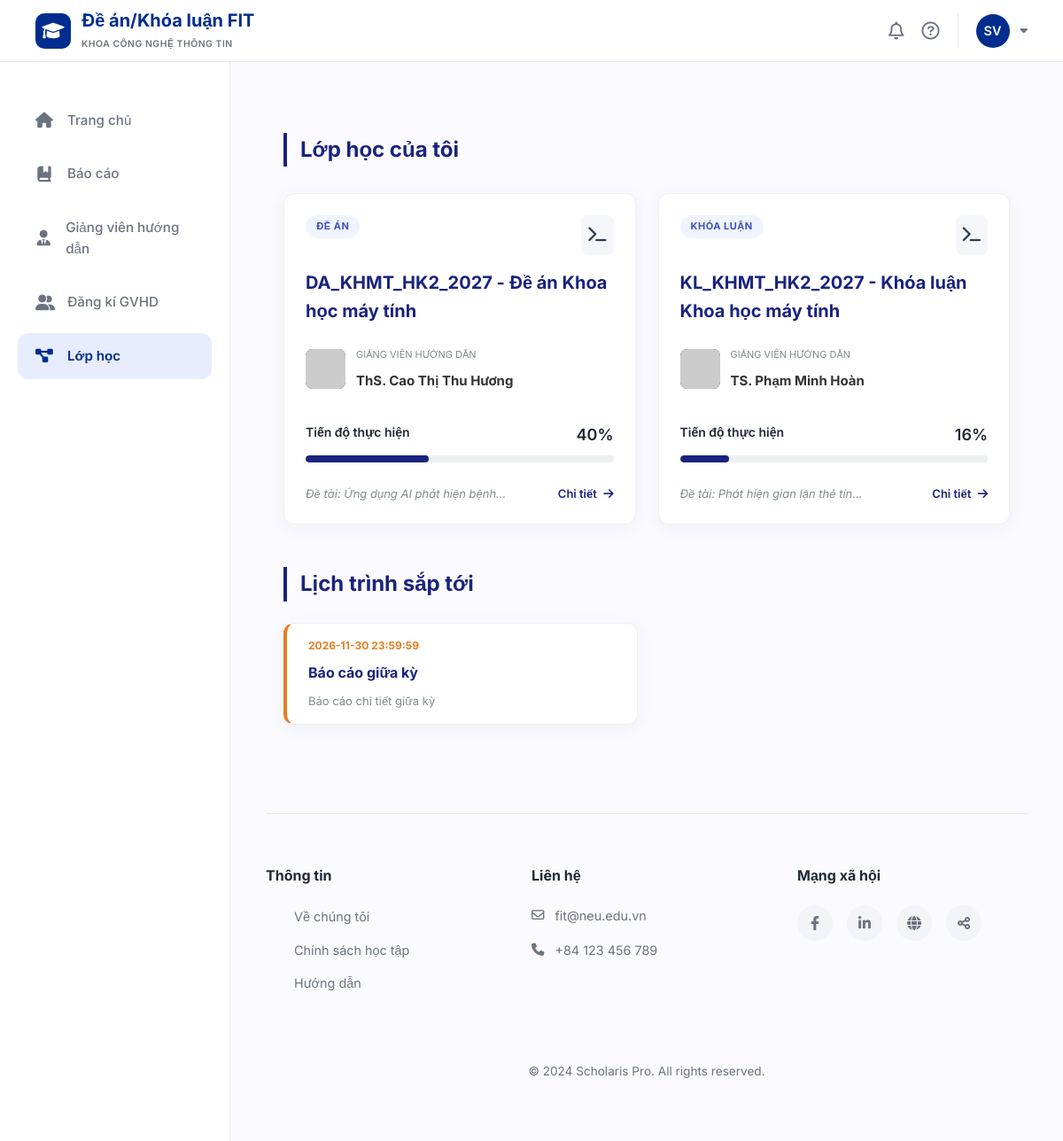
/my-projects (signed in), run on the app's committed database.
### tables this page shows
CREATE TABLE classes (
    id INTEGER PRIMARY KEY AUTOINCREMENT,
    class_code VARCHAR(50) NOT NULL UNIQUE,
    class_name VARCHAR(100) NOT NULL,
    course_id INTEGER NOT NULL,
    lecturer_id INTEGER NOT NULL,
    semester_id INTEGER NOT NULL,
    status VARCHAR(20) DEFAULT 'active' CHECK (status IN ('active', 'completed')),
    FOREIGN KEY (course_id) REFERENCES courses(id),
    FOREIGN KEY (lecturer_id) REFERENCES lecturers(id),
    FOREIGN KEY (semester_id) REFERENCES semesters(id)
);

CREATE TABLE course_types (
    id INTEGER PRIMARY KEY AUTOINCREMENT,
    type_name VARCHAR(50) NOT NULL UNIQUE
);

CREATE TABLE users (
    id INTEGER PRIMARY KEY AUTOINCREMENT,
    email VARCHAR(100) NOT NULL UNIQUE,
    password VARCHAR(255) NOT NULL,
    full_name VARCHAR(100) NOT NULL,
    role VARCHAR(20) NOT NULL CHECK (role IN ('student', 'lecturer')),
    phone VARCHAR(20),
    created_at DATETIME DEFAULT CURRENT_TIMESTAMP
);

CREATE TABLE assignments (
    id INTEGER PRIMARY KEY AUTOINCREMENT,
    class_id INTEGER NOT NULL,
    title VARCHAR(200) NOT NULL,
    description TEXT,
    deadline DATETIME NOT NULL,
    max_file_size INTEGER DEFAULT 10,
    allowed_file_types VARCHAR(200),
    created_at DATETIME DEFAULT CURRENT_TIMESTAMP, is_overdue,
    FOREIGN KEY (class_id) REFERENCES classes(id) ON DELETE CASCADE
);

### app/student/myprojects/routes.py (the view)
@myprojects_bp.route('/my-projects')
def my_projects():
    user_id = session.get('user_id') or 1
    conn = get_db()
    conn.row_factory = lambda cursor, row: dict(zip([column[0] for column in cursor.description], row))
    cur = conn.cursor()
    query_classes = """
        SELECT
            c.id, c.class_code, c.class_name,
            u_l.full_name AS lecturer_name,
            ct.type_name AS course_type,
            (SELECT COUNT(*) FROM assignments a WHERE a.class_id = c.id) as total_tasks,
            (SELECT COUNT(*) FROM submissions s
             JOIN assignments a ON s.assignment_id = a.id
             WHERE a.class_id = c.id AND s.student_id = st.id) as completed_tasks,
            (SELECT title FROM topics t WHERE t.class_id = c.id AND t.student_id = st.id LIMIT 1) as current_topic
        FROM classes c
        JOIN class_students cs ON c.id = cs.class_id
        JOIN students st ON cs.student_id = st.id
        JOIN lecturers l ON c.lecturer_id = l.id
        JOIN users u_l ON l.user_id = u_l.id
        JOIN courses cr ON c.course_id = cr.id
        JOIN course_types ct ON cr.course_type_id = ct.id
        WHERE st.user_id = ?
    """
    cur.execute(query_classes, (user_id,))
    registrations = cur.fetchall()
    for item in registrations:
        if item['total_tasks'] > 0:
            item['progress_percent'] = int((item['completed_tasks'] / item['total_tasks']) * 100)
        else:
            item['progress_percent'] = 0
    query_schedule = """
        SELECT a.title, a.deadline, a.description
        FROM assignments a
        JOIN class_students cs ON a.class_id = cs.class_id
        JOIN students st ON cs.student_id = st.id
        LEFT JOIN submissions s ON a.id = s.assignment_id AND s.student_id = st.id
        WHERE st.user_id = ? AND s.id IS NULL AND a.deadline > DATETIME('now')
        ORDER BY a.deadline ASC
        LIMIT 1
    """
    cur.execute(query_schedule, (user_id,))
    upcoming_event = cur.fetchone()
    return render_template('student/myprojects.html',
                           registrations=registrations,
                           upcoming_event=upcoming_event)

### app/database.py (called while the page is built)
def get_db():
    if 'db' not in g:
        g.db = sqlite3.connect(DB_PATH, timeout=30)
        g.db.row_factory = sqlite3.Row
        try:
            g.db.execute("PRAGMA journal_mode=WAL")
            g.db.execute("PRAGMA foreign_keys=ON")
        except sqlite3.OperationalError:
            pass
    return g.db

### templates/student/myprojects.html (shortened to what this page needs)
{% extends "student/base.html" %}
{% block content %}
<link rel="stylesheet" href="https://cdnjs.cloudflare.com/ajax/libs/font-awesome/6.0.0/css/all.min.css">
<div class="container main-container">
    <div class="section-title">Lớp học của tôi</div>
    <div class="project-grid">
        {% for item in registrations %}
        <div class="project-card">
            <div class="card-top">
                <span class="type-badge">{{ item['course_type'] }}</span>
                <div class="icon-box"><i class="fas fa-terminal"></i></div>
            </div>
            <div class="class-code-title">
                {{ item['class_code'] }} - {{ item['class_name'] }}
            </div>
            <div class="lecturer-info">
                <img src="https://ui-avatars.com/api/?name={{ item['lecturer_name'] }}&background=2c3e50&color=fff" class="lecturer-avatar">
                <div class="lecturer-details">
                    <p>GIẢNG VIÊN HƯỚNG DẪN</p>
                    <div class="lecturer-name">{{ item['lecturer_name'] }}</div>
                </div>
            </div>
            <div class="progress-section">
                <div class="progress-label">
                    <span>Tiến độ thực hiện</span>
                    <span style="font-size: 18px;">{{ item['progress_percent'] }}%</span>
                </div>
                <div class="progress">
                    <div class="progress-bar" role="progressbar" style="width: {{ item['progress_percent'] }}%;"></div>
                </div>
            </div>
            <div class="card-footer-info">
                <span class="status-text">
                    {% if item['current_topic'] %}
                        Đề tài: {{ item['current_topic'] | truncate(30) }}
                    {% else %}
                        Chưa đăng ký đề tài
                    {% endif %}
                </span>
                <a href="{{ url_for('myprojects.project_detail', id=item['id']) }}" class="detail-link">
                    Chi tiết <i class="fas fa-arrow-right ms-1"></i>
                </a>
            </div>
        </div>
        {% else %}
        <div class="project-card empty-card">
            <i class="fas fa-folder-open fa-3x mb-3" style="color: #e0e0e0;"></i>
            <h5 style="color: #2c3e50; font-weight: 700;">Trống</h5>
            <p class="px-4">Bạn chưa tham gia lớp học nào trong học kỳ này.</p>
        </div>
        {% endfor %}
    </div>
    <div class="section-title mt-custom-lg mb-4">Lịch trình sắp tới</div>
    <div style="max-width: 400px;">
        {% if upcoming_event %}
        <div class="project-card" style="padding: 15px 24px; border-left: 4px solid #e67e22;">
            <p style="color: #e67e22; font-weight: 700; font-size: 12px; margin-bottom: 5px;">
                {{ upcoming_event['deadline'] }}
            </p>
            <h6 style="font-weight: 700; color: #1a237e;">{{ upcoming_event['title'] }}</h6>
            <p style="font-size: 13px; color: #7f8c8d; margin: 0;">{{ upcoming_event['description'] | truncate(100) }}</p>
        </div>
        {% else %}
        <p class="text-muted italic">Không có lịch trình sắp tới.</p>
        {% endif %}
    </div>
</div>
{% endblock %}

### templates/student/base.html (style rules this page uses)
:root { --primary-color: #002D8E; --primary-light: #E7EDFF; --bg-page: #FBFBFF; --white: #FFFFFF; --text-dark: #1F2937; --text-muted: #6B7280; --border-color: #E5E7EB; --sidebar-width: 260px; --header-height: 70px; --shadow: 0 4px 12px rgba(0, 0, 0, 0.05); --transition: all 0.3s ease; }
* { margin: 0; padding: 0; box-sizing: border-box; font-family: 'Inter', sans-serif; }
body { background-color: var(--bg-page); color: var(--text-dark); min-height: 100vh; display: flex; flex-direction: column; }

### templates/student/myprojects.html (style rules this page uses)
body { background-color: #FBFBFF; font-family: 'Inter', sans-serif; line-height: 1.6; }
.main-container { padding: 40px 20px; max-width: 1200px; margin: auto; }
.section-title { font-size: 24px; font-weight: 700; color: #1a237e; border-left: 4px solid #1a237e; padding-left: 15px; margin-bottom: 30px; display: flex; align-items: center; }
.project-grid { display: grid; grid-template-columns: repeat(auto-fill, minmax(350px, 1fr)); gap: 25px; }
.project-card { background: #ffffff; border-radius: 12px; padding: 24px; box-shadow: 0 4px 20px rgba(0, 0, 0, 0.05); position: relative; transition: transform 0.2s; border: 1px solid #f0f0f0; }
.card-top { display: flex; justify-content: space-between; align-items: flex-start; margin-bottom: 15px; }
.type-badge { background: #f0f4ff; color: #3f51b5; font-size: 11px; font-weight: 700; padding: 4px 12px; border-radius: 20px; text-transform: uppercase; letter-spacing: 0.5px; }
.icon-box { background: #f5f6fa; color: #2c3e50; padding: 8px; border-radius: 8px; font-size: 18px; }
.class-code-title { font-size: 20px; font-weight: 700; color: #1a237e; margin-bottom: 25px; }
.lecturer-info { display: flex; align-items: center; margin-bottom: 35px; }
.lecturer-avatar { width: 45px; height: 45px; border-radius: 8px; background: #2c3e50; margin-right: 12px; object-fit: cover; }
.lecturer-details p { margin: 0; font-size: 11px; color: #7f8c8d; margin-bottom: 4px; }
.lecturer-name { font-weight: 700; color: #333; font-size: 15px; }
.progress-section { margin-top: 20px; margin-top: 30px; }
.progress-label { display: flex; justify-content: space-between; font-weight: 600; font-size: 14px; margin-bottom: 8px; }
.progress { height: 8px; border-radius: 10px; background-color: #ecf0f1; }
.progress-bar { background-color: #1a237e; border-radius: 10px; }
.card-footer-info { margin-top: 25px; display: flex; justify-content: space-between; align-items: center; font-size: 13px; }
.status-text { color: #7f8c8d; font-style: italic; }
.detail-link { color: #1a237e; text-decoration: none; font-weight: 600; }
.mt-custom-lg { margin-top: 3rem !important; }
.project-card p { line-height: 1.6; margin-bottom: 0.5rem; }
.project-card h6 { margin: 12px 0; }

### data on the page
classes: course_type "ĐỀ ÁN", class_code "DA_KHMT_HK2_2027", class_name "Đề án Khoa học máy tính", lecturer_name "ThS. Cao Thị Thu Hương", progress_percent "40", current_topic "Ứng dụng AI phát hiện bệnh..."
classes: course_type "KHÓA LUẬN", class_code "KL_KHMT_HK2_2027", class_name "Khóa luận Khoa học máy tính", lecturer_name "TS. Phạm Minh Hoàn", progress_percent "16", current_topic "Phát hiện gian lận thẻ tín..."
assignments: deadline "2026-11-30 23:59:59", title "Báo cáo giữa kỳ", description "Báo cáo chi tiết giữa kỳ"
